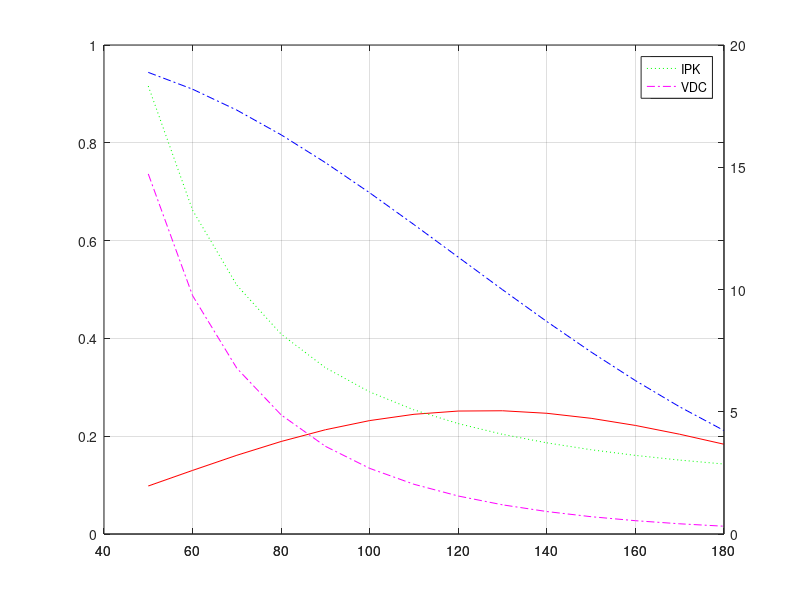

This chart was generated by the following MATLAB code:
%plot Figure 7.14 in the book by Cripps
clear;clc;close all;
phi=50:10:180; %conduction angle
%phi=125; %conduction angle
phi_rad=phi/180*pi;
m=sqrt(1+power((2*pi+sin(phi_rad)-phi_rad)./(1-cos(phi_rad)),2));  
alpha1=acos(-1./m);  alpha2=phi_rad-alpha1;
vci=-(m.*(power(sin(alpha1),2)-power(sin(alpha2),2))+2*(cos(alpha2)-cos(alpha1)))./(2*pi*m);
vcq=m.*(m.*(sin(alpha1)+sin(alpha2))+0.5*(sin(2*alpha1)-sin(2*alpha2))+2*sin(alpha2).*cos(alpha1))/(2*pi);
vdc=m.*(m.*(power(sin(alpha1),2)-power(sin(alpha2),2))+2*(cos(alpha2)-cos(alpha1)))/4/pi;
ipk=1+m;
RL=-vci;  %?-vci/m
XL=vcq./m;
%figure;hold;
plot(phi,RL,'r-','Displayname','RL'); hold;grid;
plot(phi,XL,'b-.','Displayname','XL'); legend('show');
ax1=gca;
ax2=axes('position',get(ax1,'position'),'Color','none','YAxisLocation','right');
line(phi,ipk,'Color','g','LineStyle',':','Displayname','IPK','Parent',ax2);
line(phi,vdc,'Color','m','LineStyle','-.','Displayname','VDC','Parent',ax2);legend('show')
%xx=[phi',RL',XL',vdc',ipk']